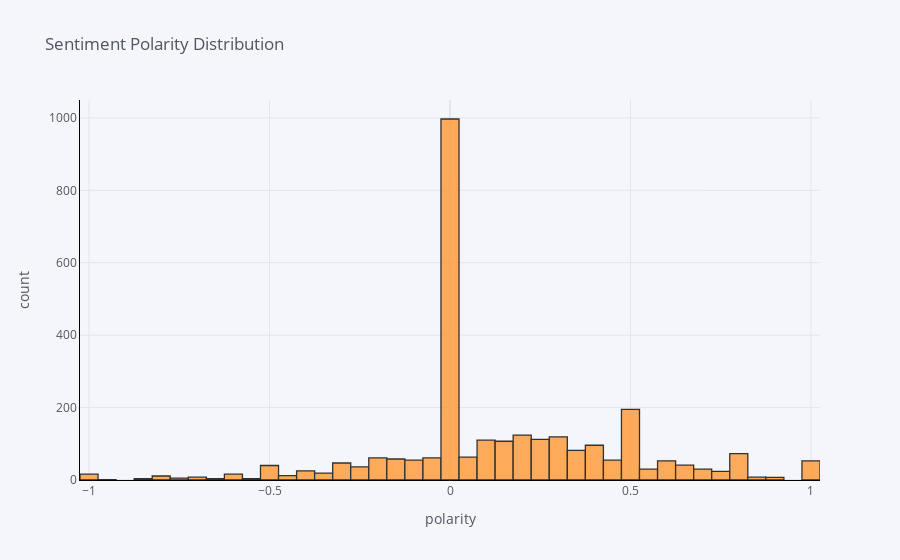

The cell this chart's notebook holds for it:
### Markdown cell above
### Dist plot of review polarity score

### Code cell
df['polarity'].iplot(
    kind='hist',
    bins=50,
    xTitle='polarity',
    linecolor='black',
    yTitle='count',
    title='Sentiment Polarity Distribution')

### Figure 1 — Plotly figure (JSON) as saved in the notebook; plotly's stock layout.template omitted (floating-point values rounded to 4 significant figures; data arrays with more than 128 entries replaced by an {"elided": "..."} marker saying what was removed)
{"data": [{"opacity": 0.8, "name": "polarity", "histnorm": "", "nbinsx": 50, "histfunc": "count", "marker": {"color": "rgba(255, 153, 51, 1.0)", "line": {"color": "#000000", "width": 1.3}}, "x": {"elided": "2862 float values"}, "type": "histogram", "orientation": "v"}], "layout": {"xaxis": {"tickfont": {"color": "#4D5663"}, "title": {"text": "polarity", "font": {"color": "#4D5663"}}, "showgrid": true, "zerolinecolor": "#E1E5ED", "gridcolor": "#E1E5ED", "linecolor": "black"}, "title": {"text": "Sentiment Polarity Distribution", "font": {"color": "#4D5663"}}, "paper_bgcolor": "#F5F6F9", "plot_bgcolor": "#F5F6F9", "yaxis": {"tickfont": {"color": "#4D5663"}, "title": {"text": "count", "font": {"color": "#4D5663"}}, "showgrid": true, "zerolinecolor": "#E1E5ED", "gridcolor": "#E1E5ED", "linecolor": "black"}, "barmode": "overlay", "legend": {"bgcolor": "#F5F6F9", "font": {"color": "#4D5663"}}}}
